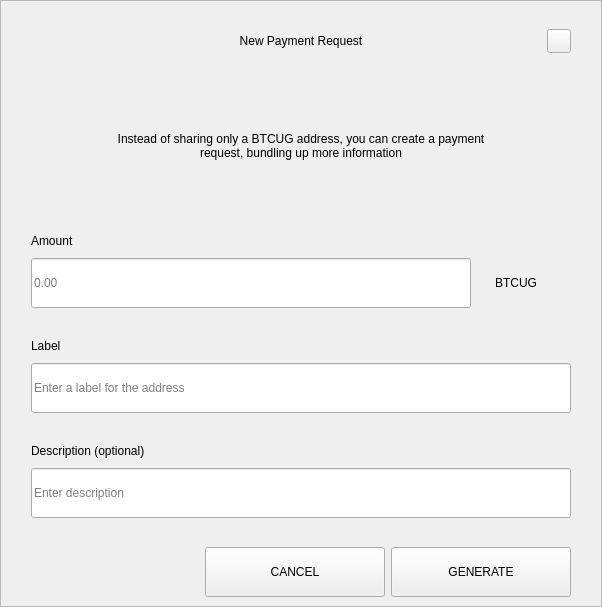
<?xml version="1.0" encoding="UTF-8"?>
<ui version="4.0">
 <class>RequestDialog</class>
 <widget class="QDialog" name="RequestDialog">
  <property name="geometry">
   <rect>
    <x>0</x>
    <y>0</y>
    <width>602</width>
    <height>607</height>
   </rect>
  </property>
  <property name="windowTitle">
   <string>Dialog</string>
  </property>
  <layout class="QVBoxLayout" name="verticalLayout_5">
   <property name="spacing">
    <number>0</number>
   </property>
   <property name="leftMargin">
    <number>0</number>
   </property>
   <property name="topMargin">
    <number>0</number>
   </property>
   <property name="rightMargin">
    <number>0</number>
   </property>
   <property name="bottomMargin">
    <number>0</number>
   </property>
   <item>
    <widget class="QFrame" name="frame">
     <property name="styleSheet">
      <string notr="true"/>
     </property>
     <property name="frameShape">
      <enum>QFrame::StyledPanel</enum>
     </property>
     <property name="frameShadow">
      <enum>QFrame::Raised</enum>
     </property>
     <layout class="QVBoxLayout" name="verticalLayout_4" stretch="1,0,0">
      <property name="spacing">
       <number>0</number>
      </property>
      <property name="leftMargin">
       <number>30</number>
      </property>
      <property name="topMargin">
       <number>20</number>
      </property>
      <property name="rightMargin">
       <number>30</number>
      </property>
      <property name="bottomMargin">
       <number>0</number>
      </property>
      <item>
       <layout class="QHBoxLayout" name="horizontalLayout_3">
        <property name="spacing">
         <number>0</number>
        </property>
        <item>
         <spacer name="horizontalSpacer_21">
          <property name="orientation">
           <enum>Qt::Horizontal</enum>
          </property>
          <property name="sizeHint" stdset="0">
           <size>
            <width>40</width>
            <height>20</height>
           </size>
          </property>
         </spacer>
        </item>
        <item>
         <widget class="QLabel" name="labelTitle">
          <property name="minimumSize">
           <size>
            <width>0</width>
            <height>40</height>
           </size>
          </property>
          <property name="maximumSize">
           <size>
            <width>16777215</width>
            <height>40</height>
           </size>
          </property>
          <property name="styleSheet">
           <string notr="true">padding-left:24px;</string>
          </property>
          <property name="text">
           <string>New Payment Request</string>
          </property>
          <property name="alignment">
           <set>Qt::AlignCenter</set>
          </property>
          <property name="margin">
           <number>7</number>
          </property>
         </widget>
        </item>
        <item>
         <spacer name="horizontalSpacer">
          <property name="orientation">
           <enum>Qt::Horizontal</enum>
          </property>
          <property name="sizeHint" stdset="0">
           <size>
            <width>40</width>
            <height>20</height>
           </size>
          </property>
         </spacer>
        </item>
        <item>
         <widget class="QPushButton" name="btnEsc">
          <property name="minimumSize">
           <size>
            <width>24</width>
            <height>24</height>
           </size>
          </property>
          <property name="maximumSize">
           <size>
            <width>24</width>
            <height>24</height>
           </size>
          </property>
          <property name="focusPolicy">
           <enum>Qt::NoFocus</enum>
          </property>
          <property name="text">
           <string/>
          </property>
         </widget>
        </item>
       </layout>
      </item>
      <item>
       <widget class="QStackedWidget" name="stack">
        <property name="minimumSize">
         <size>
          <width>540</width>
          <height>0</height>
         </size>
        </property>
        <property name="maximumSize">
         <size>
          <width>540</width>
          <height>16777215</height>
         </size>
        </property>
        <property name="currentIndex">
         <number>0</number>
        </property>
        <widget class="QWidget" name="page_1">
         <property name="minimumSize">
          <size>
           <width>540</width>
           <height>0</height>
          </size>
         </property>
         <property name="maximumSize">
          <size>
           <width>540</width>
           <height>16777215</height>
          </size>
         </property>
         <layout class="QVBoxLayout" name="layout1">
          <property name="spacing">
           <number>0</number>
          </property>
          <property name="leftMargin">
           <number>0</number>
          </property>
          <property name="topMargin">
           <number>0</number>
          </property>
          <property name="rightMargin">
           <number>0</number>
          </property>
          <property name="bottomMargin">
           <number>0</number>
          </property>
          <item>
           <spacer name="verticalSpacer_21">
            <property name="orientation">
             <enum>Qt::Vertical</enum>
            </property>
            <property name="sizeType">
             <enum>QSizePolicy::Fixed</enum>
            </property>
            <property name="sizeHint" stdset="0">
             <size>
              <width>20</width>
              <height>30</height>
             </size>
            </property>
           </spacer>
          </item>
          <item alignment="Qt::AlignHCenter">
           <widget class="QLabel" name="labelMessage">
            <property name="minimumSize">
             <size>
              <width>400</width>
              <height>50</height>
             </size>
            </property>
            <property name="text">
             <string>Instead of sharing only a BTCUG address, you can create a payment request, bundling up more information</string>
            </property>
            <property name="alignment">
             <set>Qt::AlignCenter</set>
            </property>
            <property name="wordWrap">
             <bool>true</bool>
            </property>
           </widget>
          </item>
          <item alignment="Qt::AlignBottom">
           <widget class="QWidget" name="containerAmount" native="true">
            <layout class="QVBoxLayout" name="verticalLayout">
             <property name="spacing">
              <number>9</number>
             </property>
             <property name="leftMargin">
              <number>0</number>
             </property>
             <property name="topMargin">
              <number>0</number>
             </property>
             <property name="rightMargin">
              <number>0</number>
             </property>
             <property name="bottomMargin">
              <number>0</number>
             </property>
             <item>
              <widget class="QLabel" name="labelSubtitleAmount">
               <property name="minimumSize">
                <size>
                 <width>350</width>
                 <height>16</height>
                </size>
               </property>
               <property name="maximumSize">
                <size>
                 <width>16777215</width>
                 <height>16</height>
                </size>
               </property>
               <property name="text">
                <string>Amount</string>
               </property>
              </widget>
             </item>
             <item alignment="Qt::AlignTop">
              <widget class="QWidget" name="layoutAmount" native="true">
               <layout class="QHBoxLayout" name="horizontalLayout" stretch="2,0">
                <property name="spacing">
                 <number>0</number>
                </property>
                <property name="leftMargin">
                 <number>0</number>
                </property>
                <property name="topMargin">
                 <number>0</number>
                </property>
                <property name="rightMargin">
                 <number>0</number>
                </property>
                <property name="bottomMargin">
                 <number>0</number>
                </property>
                <item>
                 <widget class="QLineEdit" name="lineEditAmount">
                  <property name="minimumSize">
                   <size>
                    <width>0</width>
                    <height>50</height>
                   </size>
                  </property>
                  <property name="maximumSize">
                   <size>
                    <width>16777215</width>
                    <height>50</height>
                   </size>
                  </property>
                  <property name="placeholderText">
                   <string notr="true">0.00</string>
                  </property>
                 </widget>
                </item>
                <item>
                 <widget class="QWidget" name="comboContainer" native="true">
                  <property name="minimumSize">
                   <size>
                    <width>100</width>
                    <height>50</height>
                   </size>
                  </property>
                  <property name="maximumSize">
                   <size>
                    <width>16777215</width>
                    <height>50</height>
                   </size>
                  </property>
                  <layout class="QHBoxLayout" name="horizontalLayout_31">
                   <property name="spacing">
                    <number>0</number>
                   </property>
                   <property name="leftMargin">
                    <number>0</number>
                   </property>
                   <property name="topMargin">
                    <number>0</number>
                   </property>
                   <property name="rightMargin">
                    <number>10</number>
                   </property>
                   <property name="bottomMargin">
                    <number>0</number>
                   </property>
                   <item>
                    <widget class="QLabel" name="comboBoxCoin">
                     <property name="text">
                      <string>BTCUG</string>
                     </property>
                     <property name="alignment">
                      <set>Qt::AlignCenter</set>
                     </property>
                    </widget>
                   </item>
                  </layout>
                 </widget>
                </item>
               </layout>
              </widget>
             </item>
            </layout>
           </widget>
          </item>
          <item>
           <spacer name="verticalSpacer_31">
            <property name="orientation">
             <enum>Qt::Vertical</enum>
            </property>
            <property name="sizeType">
             <enum>QSizePolicy::Fixed</enum>
            </property>
            <property name="sizeHint" stdset="0">
             <size>
              <width>20</width>
              <height>30</height>
             </size>
            </property>
           </spacer>
          </item>
          <item>
           <layout class="QVBoxLayout" name="verticalLayoutLabel">
            <property name="spacing">
             <number>9</number>
            </property>
            <item>
             <widget class="QLabel" name="labelSubtitleLabel">
              <property name="minimumSize">
               <size>
                <width>0</width>
                <height>16</height>
               </size>
              </property>
              <property name="maximumSize">
               <size>
                <width>16777215</width>
                <height>16</height>
               </size>
              </property>
              <property name="text">
               <string>Label</string>
              </property>
             </widget>
            </item>
            <item>
             <widget class="QLineEdit" name="lineEditLabel">
              <property name="minimumSize">
               <size>
                <width>0</width>
                <height>50</height>
               </size>
              </property>
              <property name="maximumSize">
               <size>
                <width>16777215</width>
                <height>50</height>
               </size>
              </property>
              <property name="placeholderText">
               <string>Enter a label for the address</string>
              </property>
             </widget>
            </item>
           </layout>
          </item>
          <item>
           <spacer name="verticalSpacer_34">
            <property name="orientation">
             <enum>Qt::Vertical</enum>
            </property>
            <property name="sizeType">
             <enum>QSizePolicy::Fixed</enum>
            </property>
            <property name="sizeHint" stdset="0">
             <size>
              <width>20</width>
              <height>30</height>
             </size>
            </property>
           </spacer>
          </item>
          <item>
           <layout class="QVBoxLayout" name="verticalLayoutDescription">
            <property name="spacing">
             <number>9</number>
            </property>
            <item>
             <widget class="QLabel" name="labelSubtitleDescription">
              <property name="minimumSize">
               <size>
                <width>0</width>
                <height>16</height>
               </size>
              </property>
              <property name="maximumSize">
               <size>
                <width>16777215</width>
                <height>16</height>
               </size>
              </property>
              <property name="text">
               <string>Description (optional)</string>
              </property>
             </widget>
            </item>
            <item>
             <widget class="QLineEdit" name="lineEditDescription">
              <property name="minimumSize">
               <size>
                <width>0</width>
                <height>50</height>
               </size>
              </property>
              <property name="maximumSize">
               <size>
                <width>16777215</width>
                <height>50</height>
               </size>
              </property>
              <property name="placeholderText">
               <string>Enter description</string>
              </property>
             </widget>
            </item>
            <item>
             <spacer name="verticalSpacer_4">
              <property name="orientation">
               <enum>Qt::Vertical</enum>
              </property>
              <property name="sizeType">
               <enum>QSizePolicy::Fixed</enum>
              </property>
              <property name="sizeHint" stdset="0">
               <size>
                <width>20</width>
                <height>20</height>
               </size>
              </property>
             </spacer>
            </item>
           </layout>
          </item>
         </layout>
        </widget>
        <widget class="QWidget" name="page_2">
         <layout class="QVBoxLayout" name="layout2">
          <item>
           <spacer name="verticalSpacer_5">
            <property name="orientation">
             <enum>Qt::Vertical</enum>
            </property>
            <property name="sizeType">
             <enum>QSizePolicy::Fixed</enum>
            </property>
            <property name="sizeHint" stdset="0">
             <size>
              <width>20</width>
              <height>50</height>
             </size>
            </property>
           </spacer>
          </item>
          <item alignment="Qt::AlignHCenter">
           <widget class="QLabel" name="labelQrImg">
            <property name="minimumSize">
             <size>
              <width>260</width>
              <height>260</height>
             </size>
            </property>
            <property name="maximumSize">
             <size>
              <width>260</width>
              <height>260</height>
             </size>
            </property>
            <property name="text">
             <string/>
            </property>
            <property name="alignment">
             <set>Qt::AlignCenter</set>
            </property>
           </widget>
          </item>
          <item>
           <spacer name="verticalSpacer_2">
            <property name="orientation">
             <enum>Qt::Vertical</enum>
            </property>
            <property name="sizeType">
             <enum>QSizePolicy::Fixed</enum>
            </property>
            <property name="sizeHint" stdset="0">
             <size>
              <width>20</width>
              <height>30</height>
             </size>
            </property>
           </spacer>
          </item>
          <item alignment="Qt::AlignHCenter">
           <widget class="QLabel" name="labelAddress">
            <property name="text">
             <string>D7VFR83SQbiezrW72hjcWJtcfip5krte2Z </string>
            </property>
           </widget>
          </item>
          <item>
           <spacer name="verticalSpacer_32">
            <property name="orientation">
             <enum>Qt::Vertical</enum>
            </property>
            <property name="sizeType">
             <enum>QSizePolicy::Expanding</enum>
            </property>
            <property name="sizeHint" stdset="0">
             <size>
              <width>20</width>
              <height>20</height>
             </size>
            </property>
           </spacer>
          </item>
          <item>
           <layout class="QHBoxLayout" name="horizontal">
            <property name="leftMargin">
             <number>20</number>
            </property>
            <property name="rightMargin">
             <number>20</number>
            </property>
            <property name="bottomMargin">
             <number>20</number>
            </property>
            <item>
             <spacer name="horizontalSpacer_4">
              <property name="orientation">
               <enum>Qt::Horizontal</enum>
              </property>
              <property name="sizeHint" stdset="0">
               <size>
                <width>40</width>
                <height>20</height>
               </size>
              </property>
             </spacer>
            </item>
            <item>
             <widget class="QPushButton" name="btnCopyAddress">
              <property name="minimumSize">
               <size>
                <width>180</width>
                <height>50</height>
               </size>
              </property>
              <property name="text">
               <string>COPY ADDRESS</string>
              </property>
             </widget>
            </item>
            <item>
             <widget class="QPushButton" name="btnCopyUrl">
              <property name="minimumSize">
               <size>
                <width>180</width>
                <height>50</height>
               </size>
              </property>
              <property name="text">
               <string>COPY URL</string>
              </property>
             </widget>
            </item>
            <item>
             <spacer name="horizontalSpacer_2">
              <property name="orientation">
               <enum>Qt::Horizontal</enum>
              </property>
              <property name="sizeHint" stdset="0">
               <size>
                <width>40</width>
                <height>20</height>
               </size>
              </property>
             </spacer>
            </item>
           </layout>
          </item>
         </layout>
        </widget>
       </widget>
      </item>
      <item>
       <widget class="QWidget" name="buttonsStack" native="true">
        <layout class="QHBoxLayout" name="horizontalLayout_5">
         <property name="leftMargin">
          <number>20</number>
         </property>
         <property name="rightMargin">
          <number>0</number>
         </property>
         <item>
          <spacer name="horizontalSpacer_41">
           <property name="orientation">
            <enum>Qt::Horizontal</enum>
           </property>
           <property name="sizeHint" stdset="0">
            <size>
             <width>40</width>
             <height>20</height>
            </size>
           </property>
          </spacer>
         </item>
         <item>
          <widget class="QPushButton" name="btnCancel">
           <property name="minimumSize">
            <size>
             <width>180</width>
             <height>50</height>
            </size>
           </property>
           <property name="focusPolicy">
            <enum>Qt::NoFocus</enum>
           </property>
           <property name="text">
            <string>CANCEL</string>
           </property>
          </widget>
         </item>
         <item>
          <widget class="QPushButton" name="btnSave">
           <property name="minimumSize">
            <size>
             <width>180</width>
             <height>50</height>
            </size>
           </property>
           <property name="focusPolicy">
            <enum>Qt::NoFocus</enum>
           </property>
           <property name="text">
            <string>GENERATE</string>
           </property>
          </widget>
         </item>
        </layout>
       </widget>
      </item>
     </layout>
    </widget>
   </item>
  </layout>
 </widget>
 <resources/>
 <connections/>
</ui>
